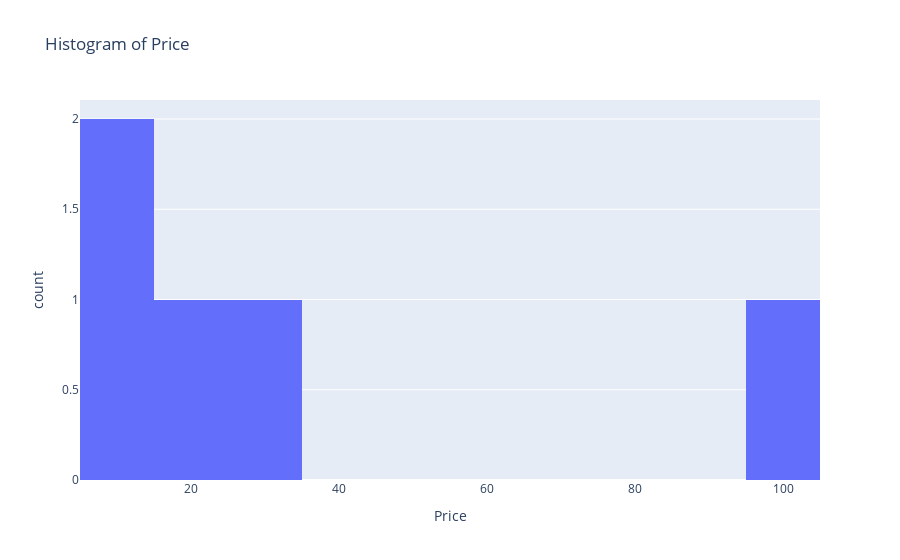
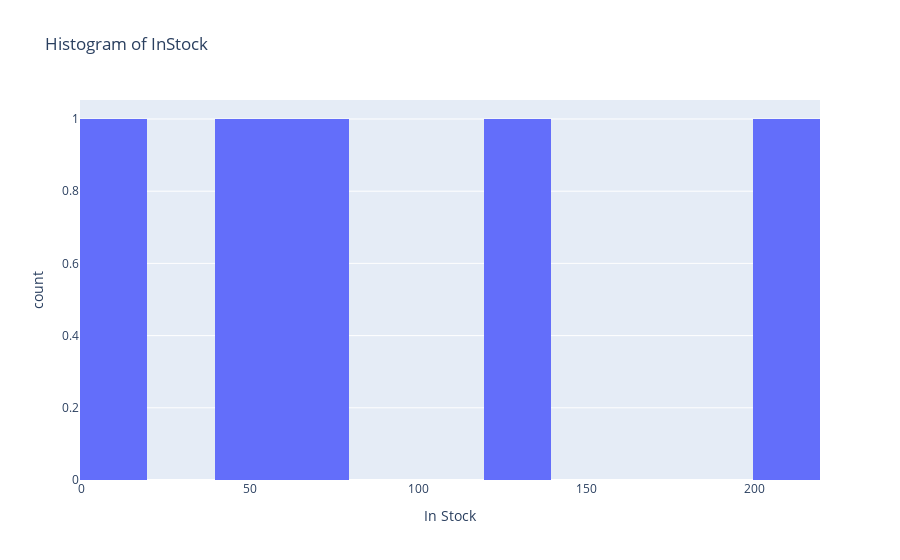

The cell these charts' notebook holds for them, in order:
### Markdown cell above
### Interactive Bar Plot

### Code cell
import plotly.express as px

print("\nCreating Histograms of Numerical Columns:")

# Price histogram
fig1 = px.histogram(
    df_excel,
    x="Price",
    nbins=10,
    title="Histogram of Price",
    labels={"Price": "Price"}
)
fig1.show()

# InStock histogram
fig2 = px.histogram(
    df_excel,
    x="InStock",
    nbins=10,
    title="Histogram of InStock",
    labels={"InStock": "In Stock"}
)
fig2.show()

print("\nHistograms of Numerical Columns Completed.")

### Figure 1 — Plotly figure (JSON) as saved in the notebook; plotly's stock layout.template omitted (floating-point values rounded to 4 significant figures)
{"data": [{"bingroup": "x", "hovertemplate": "Price=%{x}<br>count=%{y}<extra></extra>", "legendgroup": "", "marker": {"color": "#636efa", "pattern": {"shape": ""}}, "name": "", "nbinsx": 10, "orientation": "v", "showlegend": false, "type": "histogram", "x": [10.5, 25.75, 5.99, 100.0, 15.2], "xaxis": "x", "yaxis": "y"}], "layout": {"barmode": "relative", "legend": {"tracegroupgap": 0}, "title": {"text": "Histogram of Price"}, "xaxis": {"anchor": "y", "domain": [0, 1], "title": {"text": "Price"}}, "yaxis": {"anchor": "x", "domain": [0, 1], "title": {"text": "count"}}}}

### Figure 2 — Plotly figure (JSON) as saved in the notebook; plotly's stock layout.template omitted (floating-point values rounded to 4 significant figures)
{"data": [{"bingroup": "x", "hovertemplate": "In Stock=%{x}<br>count=%{y}<extra></extra>", "legendgroup": "", "marker": {"color": "#636efa", "pattern": {"shape": ""}}, "name": "", "nbinsx": 10, "orientation": "v", "showlegend": false, "type": "histogram", "x": [50, 120, 200, 10, 75], "xaxis": "x", "yaxis": "y"}], "layout": {"barmode": "relative", "legend": {"tracegroupgap": 0}, "title": {"text": "Histogram of InStock"}, "xaxis": {"anchor": "y", "domain": [0, 1], "title": {"text": "In Stock"}}, "yaxis": {"anchor": "x", "domain": [0, 1], "title": {"text": "count"}}}}
